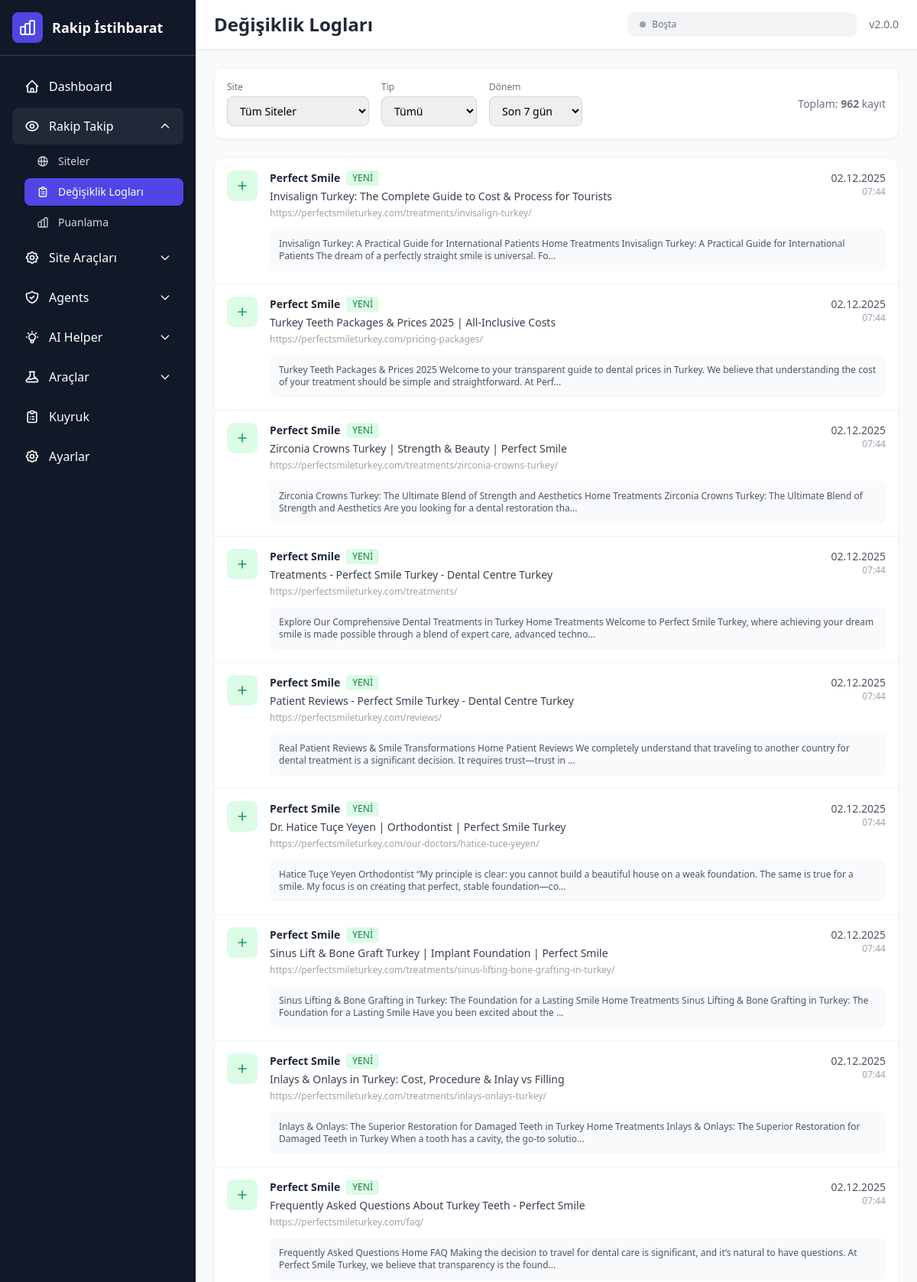
/logs/ (upper part), run on the app's committed database.
### core/database.py (models this page shows, shortened)
class Site(Base):
    __tablename__ = "sites"
    id = Column(Integer, primary_key=True, index=True)
    name = Column(String(255), nullable=False)  # Site adı (örn: "Rakip A")
    domain = Column(String(255), nullable=False, unique=True)  # örn: "rakip-a.com"
    sitemap_url = Column(String(500), nullable=True)  # Sitemap adresi
    is_competitor = Column(Boolean, default=True)  # Rakip mi yoksa bizim sitemiz mi?
    is_active = Column(Boolean, default=True)  # Aktif takipte mi?
    wp_ssh_host = Column(String(255), nullable=True)  # SSH host (örn: example.com)
    wp_ssh_user = Column(String(100), nullable=True)  # SSH user
    wp_ssh_port = Column(Integer, default=22)  # SSH port
    wp_path = Column(String(500), nullable=True)  # WordPress root path (örn: /var/www/html)
    wp_cli_path = Column(String(100), default="wp")  # WP CLI path (default: wp)
    wp_api_url = Column(String(500), nullable=True)  # WordPress site URL (örn: https://example.com)
    wp_api_username = Column(String(100), nullable=True)  # WordPress kullanıcı adı
    wp_api_password = Column(String(500), nullable=True)  # WordPress Application Password
    created_at = Column(DateTime, default=datetime.utcnow)
    updated_at = Column(DateTime, default=datetime.utcnow, onupdate=datetime.utcnow)
    last_scan_at = Column(DateTime, nullable=True)  # Son tarama zamanı
    pages = relationship("Page", back_populates="site", cascade="all, delete-orphan")
    scan_jobs = relationship("ScanJob", back_populates="site", cascade="all, delete-orphan")

class Page(Base):
    __tablename__ = "pages"
    id = Column(Integer, primary_key=True, index=True)
    site_id = Column(Integer, ForeignKey("sites.id"), nullable=False)
    url = Column(String(2000), nullable=False, index=True)  # Tam URL
    title = Column(String(500), nullable=True)  # Sayfa başlığı
    content_hash = Column(String(64), nullable=True)  # MD5 hash - hızlı karşılaştırma için
    last_content_text = Column(Text, nullable=True)  # Son içeriğin tam metni - diff için
    word_count = Column(Integer, default=0)  # Kelime sayısı
    first_seen_at = Column(DateTime, default=datetime.utcnow)
    last_checked_at = Column(DateTime, nullable=True)
    last_changed_at = Column(DateTime, nullable=True)
    sitemap_lastmod = Column(DateTime, nullable=True)  # Sitemap'teki son değişiklik tarihi (GMT)
    check_count = Column(Integer, default=0)  # Kaç kez kontrol edildi
    site = relationship("Site", back_populates="pages")
    logs = relationship("Log", back_populates="page", cascade="all, delete-orphan")

class Log(Base):
    __tablename__ = "logs"
    id = Column(Integer, primary_key=True, index=True)
    page_id = Column(Integer, ForeignKey("pages.id"), nullable=False)
    action_type = Column(SQLEnum(ActionType), nullable=False)  # NEW veya UPDATE
    diff_html = Column(Text, nullable=True)  # HTML formatında fark raporu
    old_content_preview = Column(Text, nullable=True)  # Eski içerik özeti (ilk 500 karakter)
    new_content_preview = Column(Text, nullable=True)  # Yeni içerik özeti (ilk 500 karakter)
    change_percentage = Column(Float, default=0.0)  # Değişim yüzdesi
    words_added = Column(Integer, default=0)  # Eklenen kelime sayısı
    words_removed = Column(Integer, default=0)  # Silinen kelime sayısı
    score = Column(Integer, default=0)  # Bu değişikliğin puanı
    created_at = Column(DateTime, default=datetime.utcnow, index=True)
    page = relationship("Page", back_populates="logs")

### routers/logs.py (the view)
@router.get("/", response_class=HTMLResponse)
async def list_logs(
    request: Request,
    db: Session = Depends(get_db),
    site_id: Optional[int] = Query(None),
    action_type: Optional[str] = Query(None),
    days: int = Query(7, ge=1, le=90),
    page: int = Query(1, ge=1),
    per_page: int = Query(50, ge=10, le=100)
):
    since = datetime.utcnow() - timedelta(days=days)
    query = db.query(Log).filter(Log.created_at >= since)
    if site_id:
        page_ids = db.query(Page.id).filter(Page.site_id == site_id).subquery()
        query = query.filter(Log.page_id.in_(page_ids))
    if action_type:
        try:
            action_enum = ActionType[action_type.upper()]
            query = query.filter(Log.action_type == action_enum)
        except KeyError:
            pass
    total = query.count()
    offset = (page - 1) * per_page
    logs = query.order_by(desc(Log.created_at)).offset(offset).limit(per_page).all()
    logs_with_details = []
    for log in logs:
        log_page = db.query(Page).filter(Page.id == log.page_id).first()
        if log_page:
            site = db.query(Site).filter(Site.id == log_page.site_id).first()
            logs_with_details.append({
                "log": log,
                "page": log_page,
                "site": site
            })
    sites = db.query(Site).order_by(Site.name).all()
    total_pages = (total + per_page - 1) // per_page
    return templates.TemplateResponse("logs.html", {
        "request": request,
        "logs": logs_with_details,
        "sites": sites,
        "current_site_id": site_id,
        "current_action_type": action_type,
        "current_days": days,
        "current_page_num": page,
        "per_page": per_page,
        "total": total,
        "total_pages": total_pages,
        "current_page": "logs"
    })

### core/database.py (called while the page is built)
def get_db():
    db = SessionLocal()
    try:
        yield db
    finally:
        db.close()

### templates/logs.html (shortened to what this page needs)
{% extends "base.html" %}
{% block page_title %}Değişiklik Logları{% endblock %}
{% block content %}
<div class="space-y-6">
    <div class="bg-white rounded-xl shadow-sm border border-gray-100 p-4">
        <form method="GET" class="flex flex-wrap items-center gap-4">
            <div>
                <label class="block text-xs font-medium text-gray-500 mb-1">Site</label>
                <select name="site_id" onchange="this.form.submit()"
                        class="px-3 py-2 border border-gray-300 rounded-lg text-sm focus:ring-2 focus:ring-indigo-500">
                    <option value="">Tüm Siteler</option>
                </select>
            </div>
            <div>
                <label class="block text-xs font-medium text-gray-500 mb-1">Tip</label>
                <select name="action_type" onchange="this.form.submit()"
                        class="px-3 py-2 border border-gray-300 rounded-lg text-sm focus:ring-2 focus:ring-indigo-500">
                    <option value="">Tümü</option>
                </select>
            </div>
            <div>
                <label class="block text-xs font-medium text-gray-500 mb-1">Dönem</label>
                <select name="days" onchange="this.form.submit()"
                        class="px-3 py-2 border border-gray-300 rounded-lg text-sm focus:ring-2 focus:ring-indigo-500">
                    <option value="7" {% if current_days == 7 %}selected{% endif %}>Son 7 gün</option>
                </select>
            </div>
            <div class="ml-auto text-sm text-gray-500">
                Toplam: <strong>{{ total }}</strong> kayıt
            </div>
        </form>
    </div>
    <div class="bg-white rounded-xl shadow-sm border border-gray-100 overflow-hidden">
        {% if logs %}
        <div class="divide-y divide-gray-100">
            {% for item in logs %}
            <div class="p-4 hover:bg-gray-50 cursor-pointer transition-colors"
                 onclick="window.location='/logs/{{ item.log.id }}'">
                <div class="flex items-start space-x-4">
                    {% if item.log.action_type.value == 'NEW' %}
                    <div class="w-10 h-10 bg-green-100 rounded-lg flex items-center justify-center flex-shrink-0">
                        <svg class="w-5 h-5 text-green-600" fill="none" stroke="currentColor" viewBox="0 0 24 24">
                            <path stroke-linecap="round" stroke-linejoin="round" stroke-width="2" d="M12 6v6m0 0v6m0-6h6m-6 0H6"/>
                        </svg>
                    </div>
                    {% endif %}
                    <div class="flex-1 min-w-0">
                        <div class="flex items-center space-x-2 mb-1">
                            <span class="text-sm font-semibold text-gray-800">{{ item.site.name if item.site else 'Bilinmeyen' }}</span>
                            {% if item.log.action_type.value == 'NEW' %}
                            <span class="px-2 py-0.5 text-xs font-medium bg-green-100 text-green-700 rounded">YENİ</span>
                            {% else %}
                            <span class="px-2 py-0.5 text-xs font-medium bg-blue-100 text-blue-700 rounded">GÜNCELLEME</span>
                            {% endif %}
                        </div>
                        <p class="text-sm text-gray-700 truncate">{{ item.page.title or 'Başlıksız' }}</p>
                        <p class="text-xs text-gray-400 truncate mt-1">{{ item.page.url }}</p>
                    </div>
                    <div class="text-right flex-shrink-0">
                        <p class="text-sm text-gray-600">{{ item.log.created_at.strftime('%d.%m.%Y') }}</p>
                        <p class="text-xs text-gray-400">{{ item.log.created_at.strftime('%H:%M') }}</p>
                    </div>
                </div>
                {% if item.log.new_content_preview %}
                <div class="mt-3 ml-14 p-3 bg-gray-50 rounded-lg">
                    <p class="text-xs text-gray-600 line-clamp-2">{{ item.log.new_content_preview[:200] }}...</p>
                </div>
                {% endif %}
            </div>
            {% endfor %}
        </div>
        {% endif %}
    </div>
</div>
{% endblock %}

### data on the page
Site: site "Perfect Smile" "Perfect Smile" "Perfect Smile" "Perfect Smile" "Perfect Smile" "Perfect Smile" "Perfect Smile" "Perfect Smile" "Perfect Smile"
Page: page "Invisalign Turkey: The Complete Guide to Cost & Process for Tourists", page "https://perfectsmileturkey.com/treatments/invisalign-turkey/"
Log: action_type "NEW" (drawn), log.created_at "02.12.2025", log.created_at "07:44", log "Invisalign Turkey: A Practical Guide for International Patients Home Treatments Invisalign Turkey: A Practical Guide for International Patients The dream of a perfectly straight smile is universal. Fo"
Page: page "Turkey Teeth Packages & Prices 2025 | All-Inclusive Costs", page "https://perfectsmileturkey.com/pricing-packages/"
Log: action_type "NEW" (drawn), log.created_at "02.12.2025", log.created_at "07:44", log "Turkey Teeth Packages & Prices 2025 Welcome to your transparent guide to dental prices in Turkey. We believe that understanding the cost of your treatment should be simple and straightforward. At Perf"
Page: page "Zirconia Crowns Turkey | Strength & Beauty | Perfect Smile", page "https://perfectsmileturkey.com/treatments/zirconia-crowns-turkey/"
Log: action_type "NEW" (drawn), log.created_at "02.12.2025", log.created_at "07:44", log "Zirconia Crowns Turkey: The Ultimate Blend of Strength and Aesthetics Home Treatments Zirconia Crowns Turkey: The Ultimate Blend of Strength and Aesthetics Are you looking for a dental restoration tha"
Page: page "Treatments - Perfect Smile Turkey - Dental Centre Turkey", page "https://perfectsmileturkey.com/treatments/"
Log: action_type "NEW" (drawn), log.created_at "02.12.2025", log.created_at "07:44", log "Explore Our Comprehensive Dental Treatments in Turkey Home Treatments Welcome to Perfect Smile Turkey, where achieving your dream smile is made possible through a blend of expert care, advanced techno"
Page: page "Patient Reviews - Perfect Smile Turkey - Dental Centre Turkey", page "https://perfectsmileturkey.com/reviews/"
Log: action_type "NEW" (drawn), log.created_at "02.12.2025", log.created_at "07:44", log "Real Patient Reviews & Smile Transformations Home Patient Reviews We completely understand that traveling to another country for dental treatment is a significant decision. It requires trust—trust in"
Page: page "Dr. Hatice Tuçe Yeyen | Orthodontist | Perfect Smile Turkey", page "https://perfectsmileturkey.com/our-doctors/hatice-tuce-yeyen/"
Log: action_type "NEW" (drawn), log.created_at "02.12.2025", log.created_at "07:44", log "Hatice Tuçe Yeyen Orthodontist “My principle is clear: you cannot build a beautiful house on a weak foundation. The same is true for a smile. My focus is on creating that perfect, stable foundation—co"
Page: page "Sinus Lift & Bone Graft Turkey | Implant Foundation | Perfect Smile", page "https://perfectsmileturkey.com/treatments/sinus-lifting-bone-grafting-in-turkey/"
Log: action_type "NEW" (drawn), log.created_at "02.12.2025", log.created_at "07:44", log "Sinus Lifting & Bone Grafting in Turkey: The Foundation for a Lasting Smile Home Treatments Sinus Lifting & Bone Grafting in Turkey: The Foundation for a Lasting Smile Have you been excited about the"
Page: page "Inlays & Onlays in Turkey: Cost, Procedure & Inlay vs Filling", page "https://perfectsmileturkey.com/treatments/inlays-onlays-turkey/"
Log: action_type "NEW" (drawn), log.created_at "02.12.2025", log.created_at "07:44", log "Inlays & Onlays: The Superior Restoration for Damaged Teeth in Turkey Home Treatments Inlays & Onlays: The Superior Restoration for Damaged Teeth in Turkey When a tooth has a cavity, the go-to solutio"
Page: page "Frequently Asked Questions About Turkey Teeth - Perfect Smile", page "https://perfectsmileturkey.com/faq/"
Log: action_type "NEW" (drawn), log.created_at "02.12.2025", log.created_at "07:44", log "Frequently Asked Questions Home FAQ Making the decision to travel for dental care is significant, and it’s natural to have questions. At Perfect Smile Turkey, we believe that transparency is the found"

### other printed values
{{ total }} "962"
